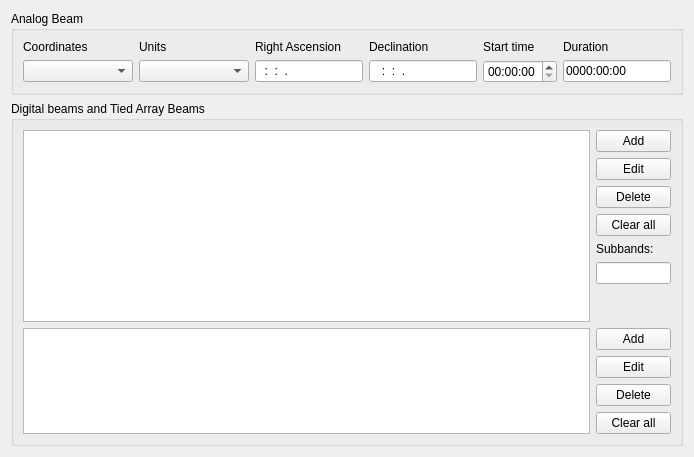
     <widget class="QWidget" name="tab_StationBeams">
      <attribute name="title">
       <string>Station beams</string>
      </attribute>
      <layout class="QGridLayout" name="gridLayout_8">
       <item row="0" column="0">
        <widget class="QGroupBox" name="groupBoxAnalogBeam">
         <property name="maximumSize">
          <size>
           <width>16777215</width>
           <height>90</height>
          </size>
         </property>
         <property name="title">
          <string>Analog Beam</string>
         </property>
         <layout class="QGridLayout" name="gridLayout_20">
          <property name="topMargin">
           <number>9</number>
          </property>
          <item row="0" column="4">
           <widget class="QLabel" name="labelBeamStartTime">
            <property name="text">
             <string>Start time</string>
            </property>
           </widget>
          </item>
          <item row="0" column="1">
           <widget class="QLabel" name="labelAngleNotation">
            <property name="text">
             <string>Units</string>
            </property>
           </widget>
          </item>
          <item row="0" column="3">
           <widget class="QLabel" name="labelBeamAngle2">
            <property name="text">
             <string>Declination</string>
            </property>
           </widget>
          </item>
          <item row="0" column="5">
           <widget class="QLabel" name="labelBeamDuration">
            <property name="text">
             <string>Duration</string>
            </property>
           </widget>
          </item>
          <item row="0" column="2">
           <widget class="QLabel" name="labelBeamAngle1">
            <property name="text">
             <string>Right Ascension</string>
            </property>
           </widget>
          </item>
          <item row="0" column="0">
           <widget class="QLabel" name="labelBeamCoordinateSystem">
            <property name="text">
             <string>Coordinates</string>
            </property>
           </widget>
          </item>
          <item row="1" column="4">
           <widget class="TimeEdit" name="timeEditAnalogBeamStartTime">
            <property name="toolTip">
             <string>the start time of the analog beam relative to the observation start time</string>
            </property>
            <property name="displayFormat">
             <string>hh:mm:ss</string>
            </property>
           </widget>
          </item>
          <item row="1" column="5">
           <widget class="LineEdit" name="lineEditAnalogBeamDuration">
            <property name="toolTip">
             <string>the duration of the analog beam
(leave at zero means equal to observation duration)</string>
            </property>
            <property name="inputMask">
             <string>0000:00:00</string>
            </property>
            <property name="text">
             <string>0000:00:00</string>
            </property>
           </widget>
          </item>
          <item row="1" column="2">
           <widget class="LineEdit" name="lineEditAnalogBeamAngle1">
            <property name="toolTip">
             <string>The right ascension or azimuth angle of the analog HBA beam</string>
            </property>
            <property name="inputMask">
             <string>00:00:00.000000</string>
            </property>
           </widget>
          </item>
          <item row="1" column="3">
           <widget class="LineEdit" name="lineEditAnalogBeamAngle2">
            <property name="toolTip">
             <string>The declination or elevation angle of the analog HBA beam</string>
            </property>
            <property name="inputMask">
             <string>#00:00:00.000000</string>
            </property>
           </widget>
          </item>
          <item row="1" column="0">
           <widget class="ComboBox" name="comboBoxAnalogBeamCoordinates">
            <property name="minimumSize">
             <size>
              <width>110</width>
              <height>0</height>
             </size>
            </property>
           </widget>
          </item>
          <item row="1" column="1">
           <widget class="ComboBox" name="comboBoxAnalogBeamUnits">
            <property name="minimumSize">
             <size>
              <width>110</width>
              <height>0</height>
             </size>
            </property>
           </widget>
          </item>
         </layout>
        </widget>
       </item>
       <item row="1" column="0">
        <widget class="QGroupBox" name="groupBoxDigitalBeams">
         <property name="title">
          <string>Digital beams and Tied Array Beams</string>
         </property>
         <layout class="QGridLayout" name="gridLayout_9">
          <item row="1" column="0" rowspan="8">
           <widget class="QTableWidget" name="tableWidgetDigitalBeams">
            <property name="toolTip">
             <string>This task's digital station beams</string>
            </property>
            <property name="editTriggers">
             <set>QAbstractItemView::NoEditTriggers</set>
            </property>
            <property name="showDropIndicator" stdset="0">
             <bool>true</bool>
            </property>
            <property name="selectionMode">
             <enum>QAbstractItemView::SingleSelection</enum>
            </property>
            <property name="selectionBehavior">
             <enum>QAbstractItemView::SelectRows</enum>
            </property>
           </widget>
          </item>
          <item row="6" column="1">
           <widget class="QLineEdit" name="lineEditTotalSubbands">
            <property name="maximumSize">
             <size>
              <width>75</width>
              <height>16777215</height>
             </size>
            </property>
            <property name="toolTip">
             <string>the total number of subbands over all beams</string>
            </property>
            <property name="text">
             <string/>
            </property>
            <property name="readOnly">
             <bool>true</bool>
            </property>
           </widget>
          </item>
          <item row="3" column="1">
           <widget class="QPushButton" name="pushButtonDeleteBeams">
            <property name="maximumSize">
             <size>
              <width>75</width>
              <height>16777215</height>
             </size>
            </property>
            <property name="text">
             <string>Delete</string>
            </property>
           </widget>
          </item>
          <item row="10" column="1">
           <widget class="QPushButton" name="pushButtonAddTiedArrayBeam">
            <property name="maximumSize">
             <size>
              <width>75</width>
              <height>16777215</height>
             </size>
            </property>
            <property name="text">
             <string>Add</string>
            </property>
           </widget>
          </item>
          <item row="4" column="1">
           <widget class="QPushButton" name="pushButtonClearAllBeams">
            <property name="maximumSize">
             <size>
              <width>75</width>
              <height>16777215</height>
             </size>
            </property>
            <property name="text">
             <string>Clear all</string>
            </property>
           </widget>
          </item>
          <item row="1" column="1">
           <widget class="QPushButton" name="pushButtonAddBeam">
            <property name="maximumSize">
             <size>
              <width>75</width>
              <height>16777215</height>
             </size>
            </property>
            <property name="text">
             <string>Add</string>
            </property>
           </widget>
          </item>
          <item row="5" column="1">
           <widget class="QLabel" name="labelTotalSubbands">
            <property name="text">
             <string>Subbands:</string>
            </property>
           </widget>
          </item>
          <item row="10" column="0" rowspan="4">
           <widget class="QTableWidget" name="tableWidgetTiedArrayBeams">
            <property name="toolTip">
             <string>Shows the tied array beams of the currently selected digital beam</string>
            </property>
           </widget>
          </item>
          <item row="12" column="1">
           <widget class="QPushButton" name="pushButtonDeleteTiedArrayBeam">
            <property name="maximumSize">
             <size>
              <width>75</width>
              <height>16777215</height>
             </size>
            </property>
            <property name="text">
             <string>Delete</string>
            </property>
           </widget>
          </item>
          <item row="13" column="1">
           <widget class="QPushButton" name="pushButtonClearAllTiedArrayBeam">
            <property name="maximumSize">
             <size>
              <width>75</width>
              <height>16777215</height>
             </size>
            </property>
            <property name="text">
             <string>Clear all</string>
            </property>
           </widget>
          </item>
          <item row="2" column="1">
           <widget class="QPushButton" name="pushButtonEditBeam">
            <property name="maximumSize">
             <size>
              <width>75</width>
              <height>16777215</height>
             </size>
            </property>
            <property name="text">
             <string>Edit</string>
            </property>
           </widget>
          </item>
          <item row="11" column="1">
           <widget class="QPushButton" name="pushButtonEditTiedArrayBeam">
            <property name="maximumSize">
             <size>
              <width>75</width>
              <height>16777215</height>
             </size>
            </property>
            <property name="text">
             <string>Edit</string>
            </property>
           </widget>
          </item>
         </layout>
        </widget>
       </item>
      </layout>
     </widget>
